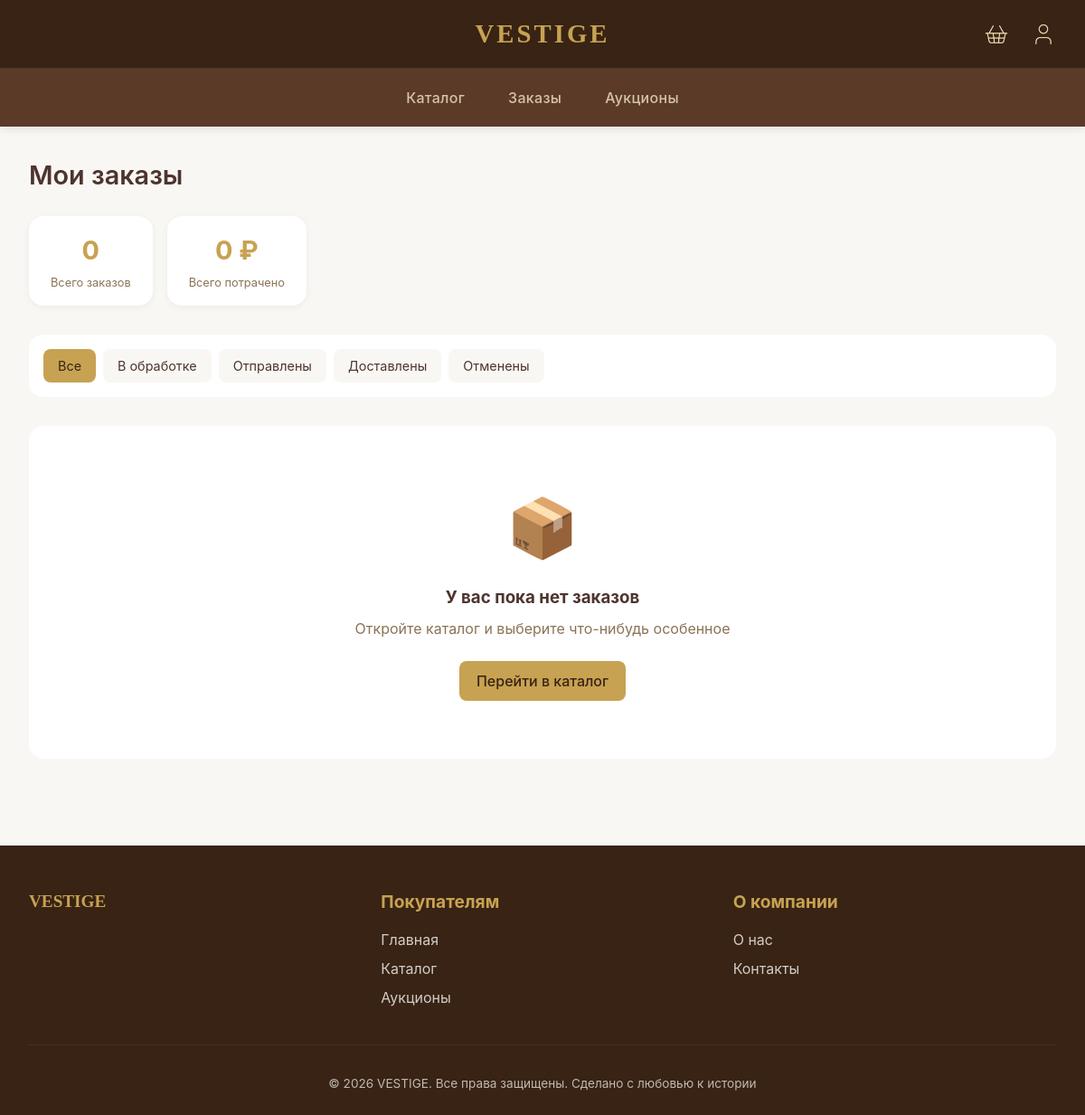
The page /orders/ (signed in) on the database as committed earlier.
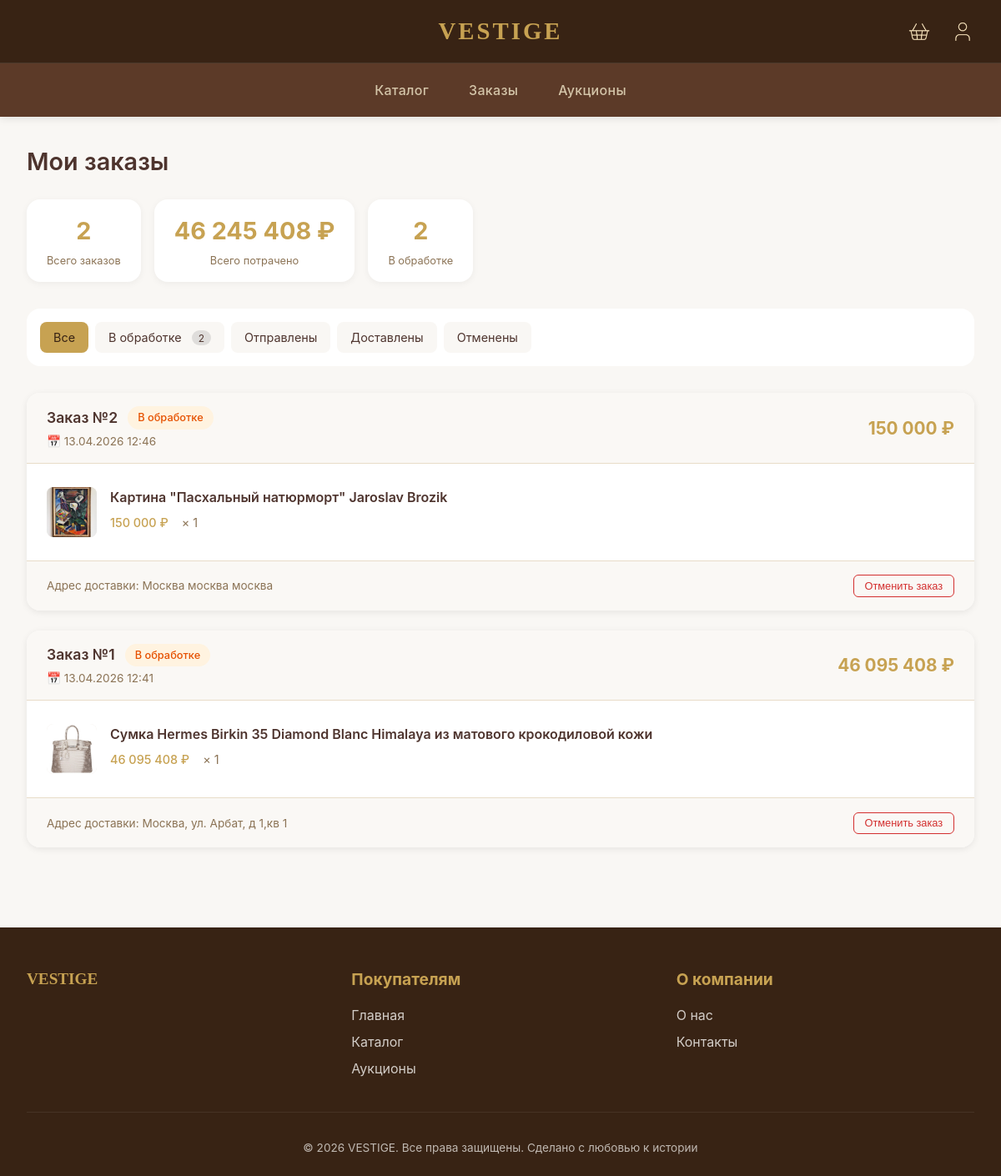
The same page on the database as committed later.
### core/models.py (models this page shows, shortened)
class Order(models.Model):
    class StatusChoices(models.TextChoices):
        PROCESSING = 'processing', 'В обработке'
        SHIPPED = 'shipped', 'Отправлен'
        DELIVERED = 'delivered', 'Доставлен'
        CANCELLED = 'cancelled', 'Отменён'
    user = models.ForeignKey(
        User,
        on_delete=models.CASCADE,
        related_name='orders',
        verbose_name='Пользователь'
    )
    status = models.CharField(
        max_length=20,
        choices=StatusChoices.choices,
        default=StatusChoices.PROCESSING,
        verbose_name='Статус'
    )
    total_price = models.DecimalField(max_digits=10, decimal_places=2, verbose_name='Общая стоимость')
    delivery_address = models.TextField(verbose_name='Адрес доставки')
    payment_method = models.CharField(max_length=20, verbose_name='Способ оплаты')
    created_at = models.DateTimeField(auto_now_add=True, verbose_name='Дата создания')
    updated_at = models.DateTimeField(auto_now=True, verbose_name='Дата обновления')
    items_m2m = models.ManyToManyField(
        'AntiqueItem',
        through='OrderItem',
        through_fields=('order', 'antique_item'),
        related_name='orders_m2m'
    )
    history = HistoricalRecords(verbose_name='История заказа')
    class Meta:
        verbose_name = 'Заказ'
        verbose_name_plural = 'Заказы'
        ordering = ['-created_at']

class OrderItem(models.Model):
    order = models.ForeignKey(
        Order,
        on_delete=models.CASCADE,
        related_name='items',
        verbose_name='Заказ'
    )
    antique_item = models.ForeignKey(
        AntiqueItem,
        on_delete=models.CASCADE,
        verbose_name='Антикварный предмет'
    )
    quantity = models.PositiveIntegerField(verbose_name='Количество')
    price_at_time = models.DecimalField(max_digits=10, decimal_places=2, verbose_name='Цена на момент заказа')
    class Meta:
        verbose_name = 'Элемент заказа'
        verbose_name_plural = 'Элементы заказа'

class AntiqueItem(models.Model):
    class ConditionChoices(models.TextChoices):
        EXCELLENT = 'excellent', 'Отличное'
        GOOD = 'good', 'Хорошее'
        RESTORED = 'restored', 'С реставрацией'
    name = models.TextField(verbose_name='Название')
    description = models.TextField(verbose_name='Описание')
    price = models.DecimalField(max_digits=10, decimal_places=2, verbose_name='Цена')
    category = models.ForeignKey(
        Category,
        on_delete=models.CASCADE,
        related_name='items',
        verbose_name='Категория'
    )
    additional_categories = models.ManyToManyField(
        Category,
        blank=True,
        related_name='additional_items',
        verbose_name='Дополнительные категории'
    )
    era = models.CharField(max_length=100, blank=True, verbose_name='Эпоха')
    condition = models.CharField(
        max_length=20,
        choices=ConditionChoices.choices,
        default=ConditionChoices.GOOD,
        verbose_name='Состояние'
    )
    stock = models.PositiveIntegerField(default=0, verbose_name='Остаток')
    image = models.ImageField(upload_to='items/', blank=True, null=True, verbose_name='Изображение')
    certificate_pdf = models.FileField(
        upload_to='certificates/',
        blank=True,
        null=True,
        verbose_name='Сертификат (PDF)'
    )
    video_review_url = models.URLField(blank=True, null=True, verbose_name='Ссылка на видеообзор')
    created_at = models.DateTimeField(auto_now_add=True, verbose_name='Дата создания')
    updated_at = models.DateTimeField(auto_now=True, verbose_name='Дата обновления')
    objects = models.Manager()
    available = AvailableItemManager()
    history = HistoricalRecords(verbose_name='История изменений')
    class Meta:
        verbose_name = 'Антикварный предмет'
        verbose_name_plural = 'Антикварные предметы'
        ordering = ['-created_at']

### core/views.py (the view)
# urls.py: path('orders/', views.user_orders_view, name='user_orders'),
def user_orders_view(request):
    user_id = request.session.get('user_id')
    if not user_id:
        return redirect('core:login')
    orders = Order.objects.filter(
        user_id=user_id
    ).select_related('user').prefetch_related(
        'items__antique_item'
    ).order_by('-created_at')
    total_orders = orders.count()
    total_spent = orders.aggregate(total=Sum('total_price'))['total'] or 0
    processing_count = orders.filter(status='processing').count()
    shipped_count = orders.filter(status='shipped').count()
    delivered_count = orders.filter(status='delivered').count()
    cancelled_count = orders.filter(status='cancelled').count()
    status_filter = request.GET.get('status', '')
    if status_filter and status_filter in ['processing', 'shipped', 'delivered', 'cancelled']:
        orders = orders.filter(status=status_filter)
    paginator = Paginator(orders, 10)
    page = request.GET.get('page', 1)
    try:
        page_orders = paginator.page(page)
    except PageNotAnInteger:
        page_orders = paginator.page(1)
    except EmptyPage:
        page_orders = paginator.page(paginator.num_pages)
    context = {
        'orders': page_orders,
        'total_orders': total_orders,
        'total_spent': total_spent,
        'processing_count': processing_count,
        'shipped_count': shipped_count,
        'delivered_count': delivered_count,
        'cancelled_count': cancelled_count,
        'current_status': status_filter,
        'is_authenticated': True,
    }
    return render(request, 'core/user_orders.html', context)

### core/context_processors.py (called while the page is built)
def user_context(request):
    return {
        'session_user': {
            'id': request.session.get('user_id'),
            'email': request.session.get('user_email'),
            'name': request.session.get('user_name'),
            'is_authenticated': request.session.get('user_id') is not None,
        }
    }

### core/templatetags/custom_tags.py (called while the page is built)
@register.filter
def currency(value):
    if value is None:
        return "0 ₽"
    try:
        return f"{float(value):,.0f} ₽".replace(",", " ")
    except (ValueError, TypeError):
        return f"{value} ₽"

@register.filter
def multiply(value, arg):
    try:
        return float(value) * float(arg)
    except (ValueError, TypeError):
        return 0

### core/templates/core/user_orders.html (shortened to what the changed rows need)
{% extends 'core/base.html' %}
{% load custom_tags %}
{% block content %}
<div class="container">
    <div class="orders-header">
        <h1 class="section-title">Мои заказы</h1>
        <div class="orders-stats">
            <div class="stat-card">
                <div class="stat-value">{{ total_orders }}</div>
                <div class="stat-label">Всего заказов</div>
            </div>
            <div class="stat-card">
                <div class="stat-value">{{ total_spent|currency }}</div>
                <div class="stat-label">Всего потрачено</div>
            </div>
            {% if processing_count > 0 %}
            <div class="stat-card stat-processing">
                <div class="stat-value">{{ processing_count }}</div>
                <div class="stat-label">В обработке</div>
            </div>
            {% endif %}
        </div>
    </div>
    <div class="orders-filters">
        <div class="filter-buttons">
            <a href="?status=processing"
               class="filter-btn {% if current_status == 'processing' %}active{% endif %}">
                В обработке
                {% if processing_count > 0 %}
                <span class="badge">{{ processing_count }}</span>
                {% endif %}
            </a>
        </div>
    </div>
    {% if orders %}
        <div class="orders-list">
            {% for order in orders %}
            <div class="order-card" data-order-id="{{ order.id }}">
                <div class="order-header">
                    <div class="order-info">
                        <div class="order-number">
                            Заказ №{{ order.id }}
                            <span class="order-status order-status-{{ order.status }}">
                                {{ order.get_status_display }}
                            </span>
                        </div>
                        <div class="order-date">
                            📅 {{ order.created_at|date:"d.m.Y H:i" }}
                        </div>
                    </div>
                    <div class="order-total">
                        {{ order.total_price|currency }}
                    </div>
                </div>
                <div class="order-items">
                    {% for item in order.items.all %}
                    <div class="order-item">
                        <div class="order-item-image">
                            {% if item.antique_item.image %}
                                <img src="{{ item.antique_item.image.url }}" alt="{{ item.antique_item.name }}">
                            {% else %}
                                <div class="no-image">📷</div>
                            {% endif %}
                        </div>
                        <div class="order-item-details">
                            <a href="{% url 'core:item_detail' item.antique_item.id %}" class="order-item-title">
                                {{ item.antique_item.name }}
                            </a>
                            <div class="order-item-meta">
                                <span class="item-price">{{ item.price_at_time|currency }}</span>
                                <span class="item-quantity">× {{ item.quantity }}</span>
                            </div>
                        </div>
                    </div>
                    {% endfor %}
                </div>
                <div class="order-footer">
                    <div class="delivery-address">
                        Адрес доставки: {{ order.delivery_address }}
                    </div>
                    <div class="order-actions">
                        {% if order.status == 'processing' %}
                            <form method="post" action="{% url 'core:cancel_order' order.id %}"
                                  class="cancel-form" style="display: inline;">
                                <button type="submit" class="btn-outline-small cancel-btn"
                                        onclick="return confirm('Вы уверены, что хотите отменить заказ №{{ order.id }}?')">
                                    Отменить заказ
                                </button>
                            </form>
                        {% endif %}
                    </div>
                </div>
            </div>
            {% endfor %}
        </div>
    {% else %}
        <div class="empty-orders">
            <div class="empty-icon">📦</div>
            <h3>У вас пока нет заказов</h3>
            <p>Откройте каталог и выберите что-нибудь особенное</p>
            <a href="{% url 'core:catalog' %}" class="btn btn-primary">Перейти в каталог</a>
        </div>
    {% endif %}
</div>
{% endblock %}

Rows that differ between the two databases and show on the page:
added Order: id "2", status "В обработке", created_at "13.04.2026 12:46", total_price "150 000 ₽", delivery_address "Москва москва москва"
added OrderItem: antique_item.image (picture), antique_item.name "Картина \"Пасхальный натюрморт\" Jaroslav Brozik", price_at_time "150 000 ₽", quantity "1", shown under "2"
added Order: id "1", status "В обработке", created_at "13.04.2026 12:41", total_price "46 095 408 ₽", delivery_address "Москва, ул. Арбат, д 1,кв 1"
added OrderItem: antique_item.image (picture), antique_item.name "Сумка Hermes Birkin 35 Diamond Blanc Himalaya из матового крокодиловой кожи", price_at_time "46 095 408 ₽", quantity "1"
Other text that changed with them:
{{ total_orders }}: "0" → "2"
{{ total_spent|currency }}: "0 ₽" → "46 245 408 ₽"
{{ processing_count }}: (not shown) → "2"
text no longer shown: "📦 У вас пока нет заказов Откройте каталог и выберите что-нибудь особенное Перейти в каталог"
text now shown: "В обработке"
